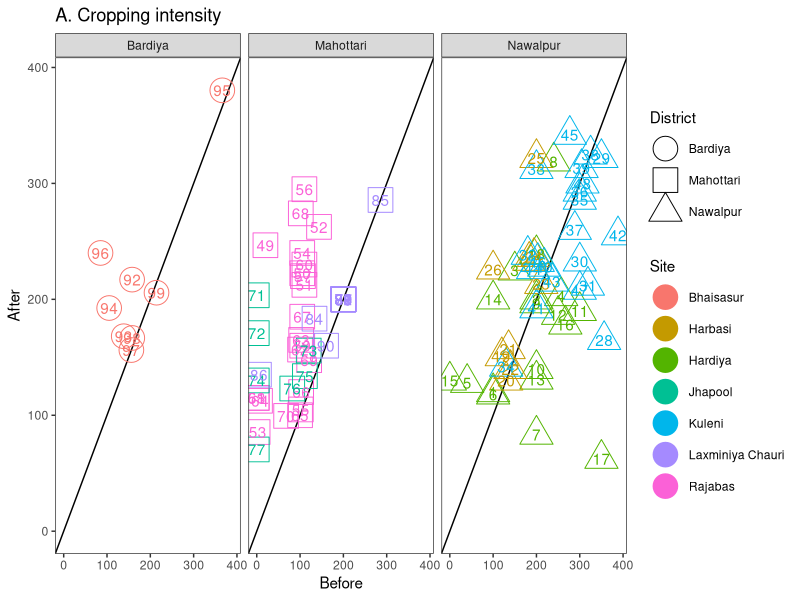
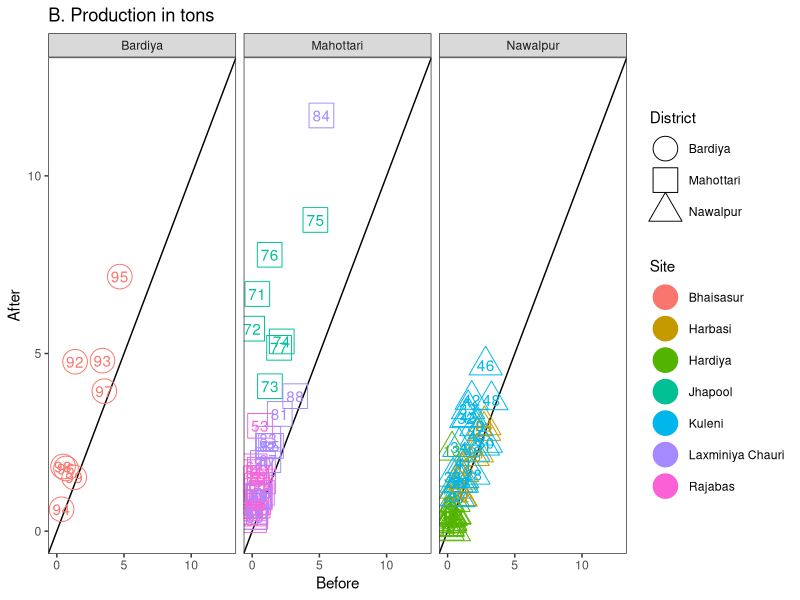
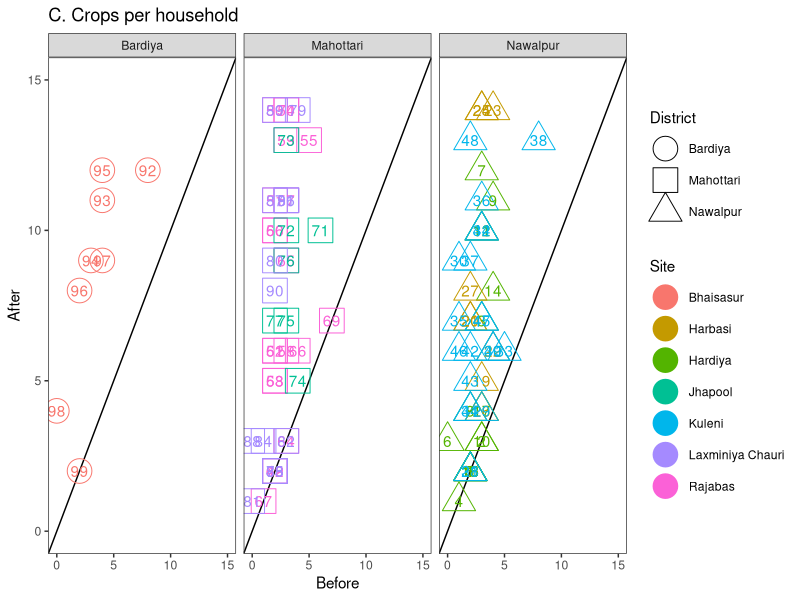
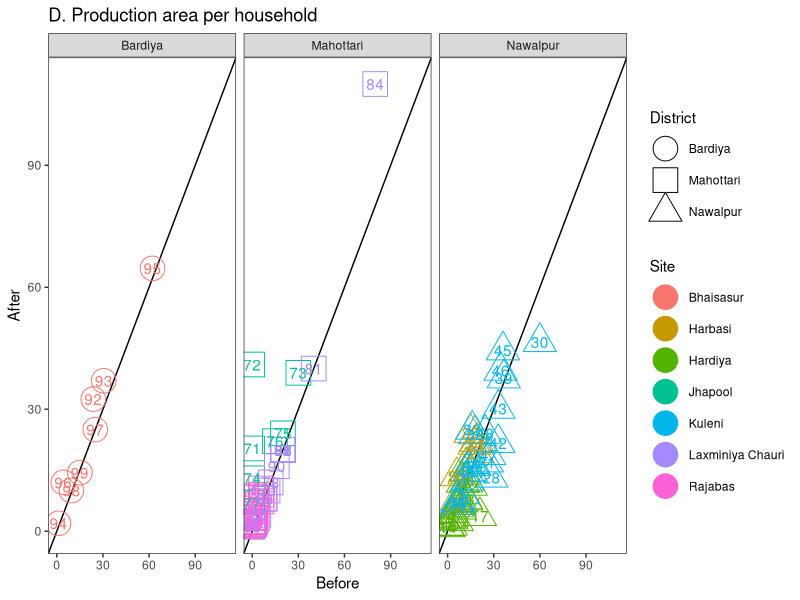
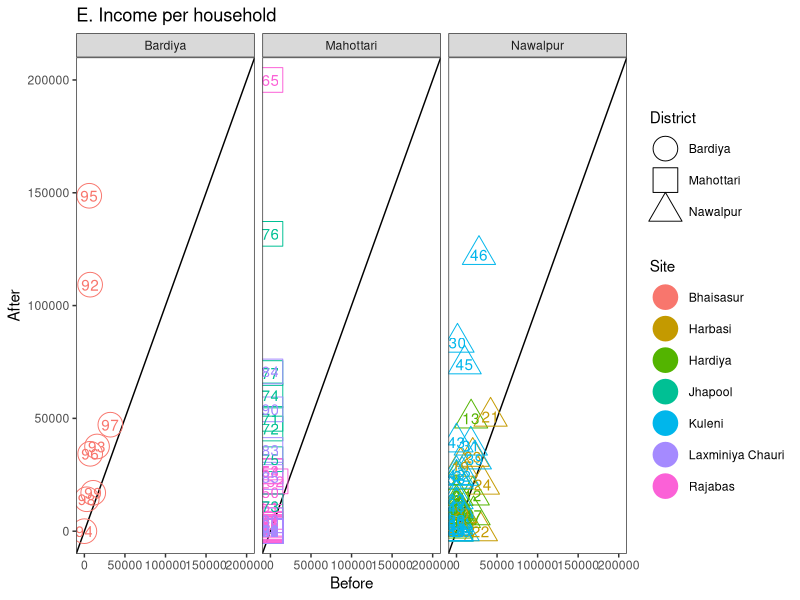
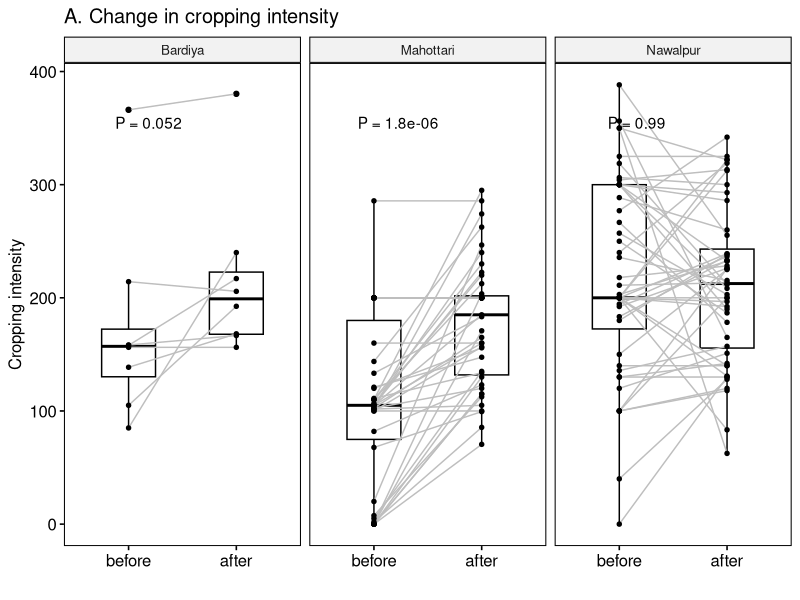
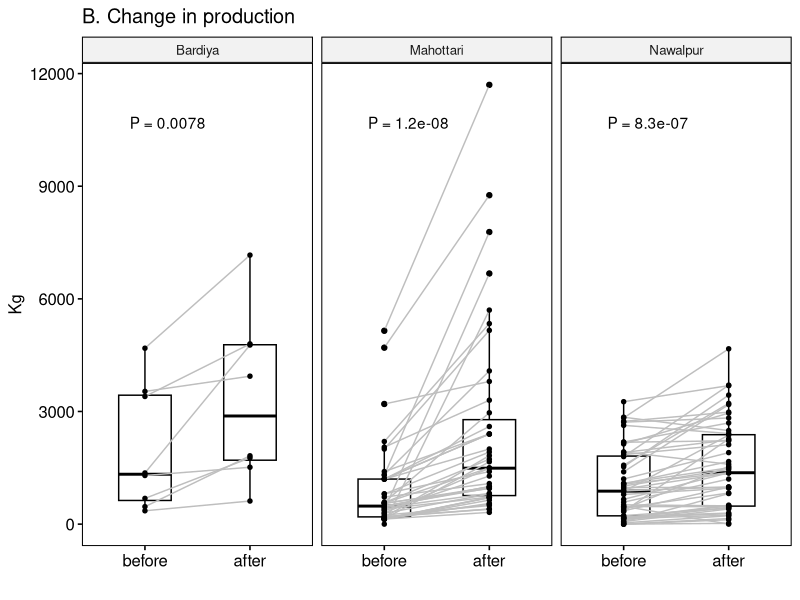
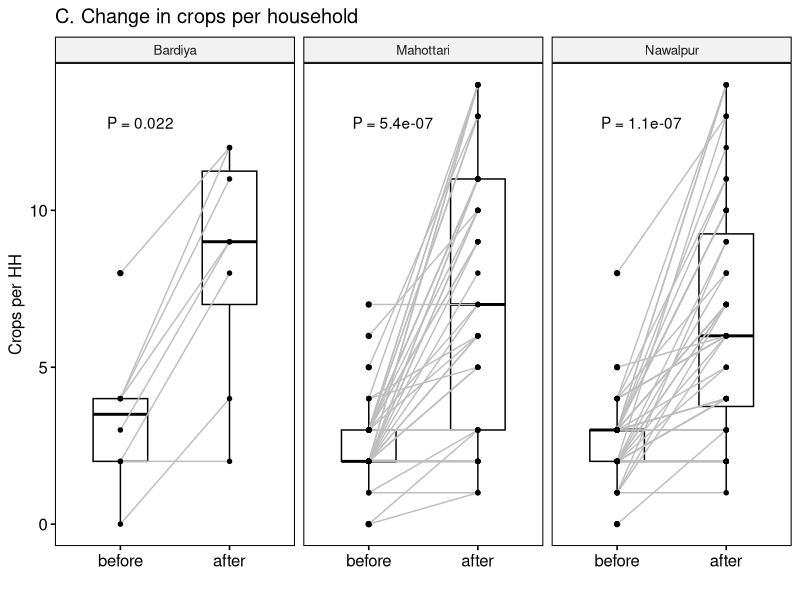

These figures' R source, in order:
## ---- chunk 1
library(tidyverse)
library(cowplot) # for plot_grid()
library(ggpubr) # for stat_compare_means()
## ---- chunk 2
plot.data <- read_csv("solar-irrigation-data.csv")
attach(plot.data)
df <- list(Nawalpur = filter(plot.data, District == "Nawalpur"),
           Bardiya = filter(plot.data, District == "Bardiya"),
           Mahottari = filter(plot.data, District == "Mahottari"),
           All_sites = plot.data)
apply(df$Bardiya[6:16], MARGIN = 2, shapiro.test)
apply(df$Nawalpur[6:16], MARGIN = 2, shapiro.test)
apply(df$Mahottari[6:16], MARGIN = 2, shapiro.test)
apply(df$All_sites[6:16], MARGIN = 2, shapiro.test)
## ---- chunk 3
# Check for equal variance for all sites
data.tidy <- pivot_longer(plot.data, cols = x.area:y.ci, names_to = "treatment", values_to = "value")
data.tidy %>% filter(., treatment %in% c("x.area", "y.area")) %>% 
  bartlett.test(data = ., value ~ treatment)
data.tidy %>% filter(., treatment %in% c("x.kg", "y.kg")) %>% 
  bartlett.test(data = ., value ~ treatment) %>% .[["p.value"]]
data.tidy %>% filter(., treatment %in% c("x.income", "y.income")) %>% 
  bartlett.test(data = ., value ~ treatment) %>% .[["p.value"]]
data.tidy %>% filter(., treatment %in% c("x.crop", "y.crop")) %>% 
  bartlett.test(data = ., value ~ treatment) %>% .[["p.value"]]
data.tidy %>% filter(., treatment %in% c("x.ci", "y.ci")) %>% 
  bartlett.test(data = ., value ~ treatment) %>% .[["p.value"]]

# Check for equal variance by district
# Bardiya
data.tidy %>% filter(., District == "Bardiya" & treatment %in% c("x.area", "y.area")) %>%
  bartlett.test(data = ., value ~ treatment) %>% .[["p.value"]]
data.tidy %>% filter(., District == "Bardiya" & treatment %in% c("x.kg", "y.kg")) %>%
  bartlett.test(data = ., value ~ treatment) %>% .[["p.value"]]
data.tidy %>% filter(., District == "Bardiya" & treatment %in% c("x.income", "y.income")) %>%
  bartlett.test(data = ., value ~ treatment) %>% .[["p.value"]]
data.tidy %>% filter(., District == "Bardiya" & treatment %in% c("x.crop", "y.crop")) %>%
  bartlett.test(data = ., value ~ treatment) %>% .[["p.value"]]
data.tidy %>% filter(., District == "Bardiya" & treatment %in% c("x.ci", "y.ci")) %>%
  bartlett.test(data = ., value ~ treatment) %>% .[["p.value"]]
# Mahottari
data.tidy %>% filter(., District == "Mahottari" & treatment %in% c("x.area", "y.area")) %>%
  bartlett.test(data = ., value ~ treatment) %>% .[["p.value"]]
data.tidy %>% filter(., District == "Mahottari" & treatment %in% c("x.kg", "y.kg")) %>%
  bartlett.test(data = ., value ~ treatment) %>% .[["p.value"]]
data.tidy %>% filter(., District == "Mahottari" & treatment %in% c("x.income", "y.income")) %>%
  bartlett.test(data = ., value ~ treatment) %>% .[["p.value"]]
data.tidy %>% filter(., District == "Mahottari" & treatment %in% c("x.crop", "y.crop")) %>%
  bartlett.test(data = ., value ~ treatment) %>% .[["p.value"]]
data.tidy %>% filter(., District == "Mahottari" & treatment %in% c("x.ci", "y.ci")) %>%
  bartlett.test(data = ., value ~ treatment) %>% .[["p.value"]]
# Nawalpur
data.tidy %>% filter(., District == "Nawalpur" & treatment %in% c("x.area", "y.area")) %>%
  bartlett.test(data = ., value ~ treatment) %>% .[["p.value"]]
data.tidy %>% filter(., District == "Nawalpur" & treatment %in% c("x.kg", "y.kg")) %>%
  bartlett.test(data = ., value ~ treatment) %>% .[["p.value"]]
data.tidy %>% filter(., District == "Nawalpur" & treatment %in% c("x.income", "y.income")) %>%
  bartlett.test(data = ., value ~ treatment) %>% .[["p.value"]]
data.tidy %>% filter(., District == "Nawalpur" & treatment %in% c("x.crop", "y.crop")) %>%
  bartlett.test(data = ., value ~ treatment) %>% .[["p.value"]]
data.tidy %>% filter(., District == "Nawalpur" & treatment %in% c("x.ci", "y.ci")) %>%
  bartlett.test(data = ., value ~ treatment) %>% .[["p.value"]]
## ---- chunk 4
summ.by.all <- data.tidy %>% 
  group_by(treatment) %>% 
  summarize(
    nobs = length(value),
    min = min(value),
    max = max(value),
    average = mean(value),
    sd = sd(value),
    median = median(value),
    var = var(value)
  )

summ.by.dist <- data.tidy %>% 
  group_by(District, treatment) %>% 
  summarize(
    nobs = length(value),
    min = min(value),
    max = max(value),
    average = mean(value),
    sd = sd(value),
    median = median(value),
    var = var(value)
  )

summ.by.site <- data.tidy %>% 
  group_by(District, Site, treatment) %>% 
  summarize(
    nobs = length(value),
    min = min(value),
    max = max(value),
    average = mean(value),
    sd = sd(value),
    median = median(value),
    var = var(value)
  )

summ.by.all
summ.by.dist
summ.by.site

write_csv(summ.by.all,  "summbyall.csv")
write_csv(summ.by.dist, "summbydist.csv")
write_csv(summ.by.site, "summbysite.csv")
## ---- chunk 5
# Crop intensity ----
scale_max <- max(x.ci, y.ci, na.rm = TRUE) + 1
p.ci <- plot.data %>% 
  ggplot(aes(x = x.ci, y = y.ci, shape = District, color = Site)) +
  geom_abline(intercept = 0, slope = 1) +
  xlim(0, scale_max) + ylim(0, scale_max) +
  geom_point(size = 8, alpha = 1) +
  geom_text(aes(label = SN)) +
  scale_shape_manual(values = c(1, 0, 2)) +
  facet_grid(. ~ District) +
  theme_bw() +
  theme(panel.grid.major = element_blank(), 
        panel.grid.minor = element_blank()) +
  labs(title = "A. Cropping intensity",
       x = "Before",
       y = "After")
p.ci

# Production ----
scale_max <- max(x.kg, y.kg, na.rm = TRUE)/1000 + 1
p.kg <- plot.data %>% 
  ggplot(aes(x = x.kg/1000, y = y.kg/1000, shape = District, color = Site)) +
  geom_abline(intercept = 0, slope = 1) +
  xlim(0, scale_max) + ylim(0, scale_max) +
  geom_point(size = 8, alpha = 1) +
  geom_text(aes(label = SN)) +
  scale_shape_manual(values = c(1, 0, 2)) +
  facet_grid(. ~ District) +
  theme_bw() +
  theme(panel.grid.major = element_blank(), 
        panel.grid.minor = element_blank()) +
  labs(title = "B. Production in tons",
       x = "Before",
       y = "After")
p.kg

# Crop diversity ----
scale_max <- max(x.crop, y.crop, na.rm = TRUE) + 1
p.crop <- plot.data %>% 
  ggplot(aes(x = x.crop, y = y.crop, shape = District, color = Site)) +
  geom_abline(intercept = 0, slope = 1) +
  xlim(0, scale_max) + ylim(0, scale_max) +
  geom_point(size = 8, alpha = 1) +
  geom_text(aes(label = SN)) +
  scale_shape_manual(values = c(1, 0, 2)) +
  facet_grid(. ~ District) +
  theme_bw() +
  theme(panel.grid.major = element_blank(), 
        panel.grid.minor = element_blank()) +
  labs(title = "C. Crops per household",
       x = "Before",
       y = "After")
p.crop

# Change in Production Area ----
scale_max <- max(x.area, y.area, na.rm = TRUE) + 1
p.area <- plot.data %>% 
  ggplot(aes(x = x.area, y = y.area, shape = District, color = Site)) +
  geom_abline(intercept = 0, slope = 1) +
  xlim(0, scale_max) + ylim(0, scale_max) +
  geom_point(size = 8, alpha = 1) +
  geom_text(aes(label = SN)) +
  scale_shape_manual(values = c(1, 0, 2)) +
  facet_grid(. ~ District) +
  theme_bw() +
  theme(panel.grid.major = element_blank(), 
        panel.grid.minor = element_blank()) +
  labs(title = "D. Production area per household",
       x = "Before",
       y = "After")
p.area

# Income ----
scale_max <- max(x.income, y.income, na.rm = TRUE) + 1
p.inc <- plot.data %>% 
  ggplot(aes(x = x.income, y = y.income, shape = District, color = Site)) +
  geom_abline(intercept = 0, slope = 1) +
  xlim(0, scale_max) + ylim(0, scale_max) +
  geom_point(size = 8, alpha = 1) +
  geom_text(aes(label = SN)) +
  scale_shape_manual(values = c(1, 0, 2)) +
  facet_grid(. ~ District) +
  theme_bw() +
  theme(panel.grid.major = element_blank(), 
        panel.grid.minor = element_blank()) +
  labs(title = "E. Income per household",
       x = "Before",
       y = "After")
p.inc

# Combine and save the plots ----
prow <- plot_grid(p.ci + theme(legend.position = "none"),
                  p.kg + theme(legend.position = "none"),
                  p.crop + theme(legend.position = "none"),
                  p.area + theme(legend.position = "none"),
                  p.inc + theme(legend.position = "none"),
          ncol = 2)
# Extract and add a common legend
p.legend <- get_legend(p.ci + theme(legend.box.margin = margin(0, 0, 0, 12)))
prow.legend <- plot_grid(prow, p.legend, rel_widths = c(3, 0.4))
#prow.legend
ggsave(paste0("ScatterPlots_faceted", Sys.Date(), ".png"), plot = prow.legend, width = 12, height = 18, units = "in", dpi = 300, device = "png")
ggsave(paste0("ScatterPlots_faceted", Sys.Date(), ".pdf"), plot = prow.legend, width = 12, height = 18, units = "in", dpi = 300, device = "pdf")
## ---- chunk 6
# by commenting out the #facet.by  = "District" line, I can create the overall comparison for supplementary figure 1.

# Cropping Intensity ----
bpd <- plot.data[c("District", "x.ci", "y.ci")]
names(bpd) <- c("District", "before", "after")
bp.ci <- ggpaired(bpd, cond1 = "before", cond2 = "after",
         facet.by = "District", 
         line.color = "gray",
         title = "A. Change in cropping intensity",
         xlab = "",
         ylab = "Cropping intensity") +
  stat_compare_means(method = "wilcox.test" , 
                     paired = TRUE,
                     label.y.npc = .9,
                     aes(label = paste("P =", ..p.format..) ) )
bp.ci

# Production ----
bpd <- plot.data[c("District", "x.kg", "y.kg")]
names(bpd) <- c("District", "before", "after")
bp.kg <- ggpaired(bpd, cond1 = "before", cond2 = "after",
         facet.by = "District", 
         line.color = "gray",
         title = "B. Change in production",
         xlab = "",
         ylab = "Kg") +
  stat_compare_means(method = "wilcox.test" , 
                     paired = TRUE,
                     label.y.npc = .9,
                     aes(label = paste("P =", ..p.format..) ) )
bp.kg

# Change in number of crops ----
bpd <- plot.data[c("District", "x.crop", "y.crop")]
names(bpd) <- c("District", "before", "after")
bp.crop <- ggpaired(bpd, cond1 = "before", cond2 = "after",
         facet.by = "District", 
         line.color = "gray",
         title = "C. Change in crops per household",
         xlab = "",
         ylab = "Crops per HH") +
  stat_compare_means(method = "wilcox.test" , 
                     paired = TRUE,
                     label.y.npc = .9,
                     aes(label = paste("P =", ..p.format..) ) )
bp.crop

# Change in area of production ----
bpd <- plot.data[c("District", "x.area", "y.area")]
names(bpd) <- c("District", "before", "after")
bp.area <- ggpaired(bpd, cond1 = "before", cond2 = "after",
                    facet.by = "District", 
                    line.color = "gray",
                    title = "D. Change in production area per household",
                    xlab = "",
                    ylab = "Ropani per HH") +
  stat_compare_means(method = "wilcox.test" , 
                     paired = TRUE,
                     label.y.npc = .9,
                     aes(label = paste("P =", ..p.format..) ) )
bp.area

# Change in income ----
bpd <- plot.data[c("District", "x.income", "y.income")]
names(bpd) <- c("District", "before", "after")
bp.income <- ggpaired(bpd, cond1 = "before", cond2 = "after",
                    facet.by = "District", 
                    line.color = "gray",
                    title = "E. Change in income per household",
                    xlab = "",
                    ylab = "Income from agriculture (NPR)") +
  stat_compare_means(method = "wilcox.test" , 
                     paired = TRUE,
                     label.y.npc = .9,
                     aes(label = paste("P =", ..p.format..) ) )
bp.income

# Combine and save the plots ----
bp.row <- plot_grid(bp.ci, bp.kg, bp.crop, bp.area, bp.income,
          ncol = 2,
          nrow = 3)
#bp.row
ggsave(paste0("ComparisonPlots", Sys.Date(), ".png"), plot = bp.row, width = 13, height = 16, units = "in", dpi = 300, device = "png")
ggsave(paste0("ComparisonPlots", Sys.Date(), ".pdf"), plot = bp.row, width = 13, height = 16, units = "in", dpi = 300, device = "pdf")

## ---- chunk 7
# by commenting out the #facet.by  = "District" line, I can create the overall comparison for supplementary figure 1.
# Cropping Intensity ----
bpd <- plot.data[c("District", "x.ci", "y.ci")]
names(bpd) <- c("District", "before", "after")
bp.ci <- ggpaired(bpd, cond1 = "before", cond2 = "after",
#         facet.by = "District", 
         line.color = "gray",
         title = "A. Change in cropping intensity",
         xlab = "",
         ylab = "Cropping intensity") +
  stat_compare_means(method = "wilcox.test" , 
                     paired = TRUE,
                     label.y.npc = .9,
                     aes(label = paste("P =", ..p.format..) ) )
bp.ci

# Production ----
bpd <- plot.data[c("District", "x.kg", "y.kg")]
names(bpd) <- c("District", "before", "after")
bp.kg <- ggpaired(bpd, cond1 = "before", cond2 = "after",
#         facet.by = "District", 
         line.color = "gray",
         title = "B. Change in production",
         xlab = "",
         ylab = "Kg") +
  stat_compare_means(method = "wilcox.test" , 
                     paired = TRUE,
                     label.y.npc = .9,
                     aes(label = paste("P =", ..p.format..) ) )
bp.kg

# Change in number of crops ----
bpd <- plot.data[c("District", "x.crop", "y.crop")]
names(bpd) <- c("District", "before", "after")
bp.crop <- ggpaired(bpd, cond1 = "before", cond2 = "after",
#         facet.by = "District", 
         line.color = "gray",
         title = "C. Change in crops per household",
         xlab = "",
         ylab = "Crops per HH") +
  stat_compare_means(method = "wilcox.test" , 
                     paired = TRUE,
                     label.y.npc = .9,
                     aes(label = paste("P =", ..p.format..) ) )
bp.crop

# Change in area of production ----
bpd <- plot.data[c("District", "x.area", "y.area")]
names(bpd) <- c("District", "before", "after")
bp.area <- ggpaired(bpd, cond1 = "before", cond2 = "after",
#                    facet.by = "District", 
                    line.color = "gray",
                    title = "D. Change in production area per household",
                    xlab = "",
                    ylab = "Ropani per HH") +
  stat_compare_means(method = "wilcox.test" , 
                     paired = TRUE,
                     label.y.npc = .9,
                     aes(label = paste("P =", ..p.format..) ) )
bp.area

# Change in income ----
bpd <- plot.data[c("District", "x.income", "y.income")]
names(bpd) <- c("District", "before", "after")
bp.income <- ggpaired(bpd, cond1 = "before", cond2 = "after",
#                    facet.by = "District", 
                    line.color = "gray",
                    title = "E. Change in income per household",
                    xlab = "",
                    ylab = "Income from agriculture (NPR)") +
  stat_compare_means(method = "wilcox.test" , 
                     paired = TRUE,
                     label.y.npc = .9,
                     aes(label = paste("P =", ..p.format..) ) )
bp.income

# Combine and save the plots ----
bp.row <- plot_grid(bp.ci, bp.kg, bp.crop, bp.area, bp.income,
          ncol = 2,
          nrow = 3)
#bp.row
ggsave(paste0("ComparisonPlotsAggregate-", Sys.Date(), ".png"), plot = bp.row, width = 13, height = 16, units = "in", dpi = 300, device = "png")
ggsave(paste0("ComparisonPlotsAggregate-", Sys.Date(), ".pdf"), plot = bp.row, width = 13, height = 16, units = "in", dpi = 300, device = "pdf")

## ---- chunk 8
sessionInfo()
